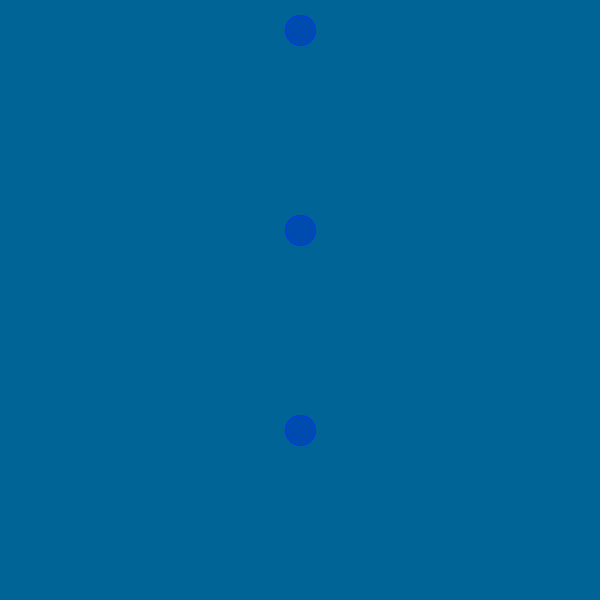
Frame 1 (no input)
Frame 60 (the mouse pressed at the canvas centre just before this capture): identical to frame 1, image omitted
Frame 120 (the mouse held since frame 60 and released just before this capture): identical to frame 1, image omitted

The Processing sketch that drew this single still picture (run headless with seeded random() and noise(); from frame 60 on, the mouse is pressed at the canvas centre):

// Processing sketch: raindrops
// ── raindrops.pde
int y = 30;
int randomNumber = (int) random(width);
void setup(){
size(600, 600);

}

void draw(){
background(0, 100, 150);

fill(0, 75, 175);
stroke(0, 50, 250);
  ellipse(300, y, 30, 30);
ellipse(300, y+200, 30, 30);
ellipse(300, y+400,30,30);
ellipse(300, y+600,30,30);
}
